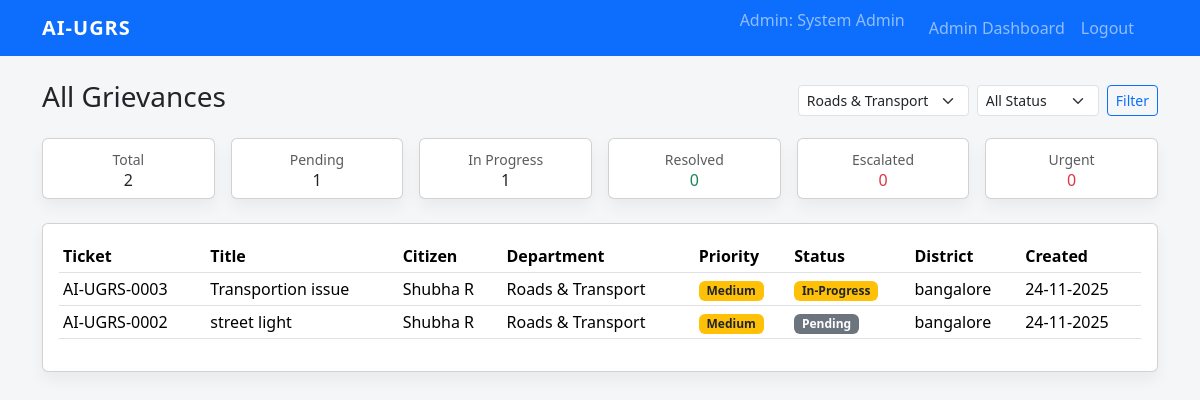
Page /admin/grievances?department_id=2 (signed in) on the committed database.
### app.py (models this page shows, shortened)
class Complaint(db.Model):
    id = db.Column(db.Integer, primary_key=True)  # Ticket ID
    title = db.Column(db.String(200), nullable=False)
    description = db.Column(db.Text, nullable=False)
    address = db.Column(db.String(255))
    district = db.Column(db.String(120))
    ward = db.Column(db.String(120))
    location = db.Column(db.String(120))        # e.g. area / GPS text
    citizen_id = db.Column(db.Integer, db.ForeignKey("citizen.id"))
    department_id = db.Column(db.Integer, db.ForeignKey("department.id"))
    priority = db.Column(db.String(20), default="Medium")  # Low / Medium / Urgent
    status = db.Column(db.String(50), default="Pending")  # Pending / In-Progress / Resolved / Escalated
    created_at = db.Column(db.DateTime, default=datetime.utcnow)
    updated_at = db.Column(db.DateTime, default=datetime.utcnow, onupdate=datetime.utcnow)
    deadline = db.Column(db.DateTime)
    is_escalated = db.Column(db.Boolean, default=False)
    resolution = db.Column(db.Text)
    resolved_at = db.Column(db.DateTime)

class Citizen(db.Model):
    id = db.Column(db.Integer, primary_key=True)
    name = db.Column(db.String(120), nullable=False)
    email = db.Column(db.String(120), unique=True, nullable=False)
    password_hash = db.Column(db.String(255), nullable=False)
    complaints = db.relationship("Complaint", backref="citizen", lazy=True)

class Department(db.Model):
    id = db.Column(db.Integer, primary_key=True)
    name = db.Column(db.String(120), unique=True, nullable=False)
    complaints = db.relationship("Complaint", backref="department", lazy=True)
    officials = db.relationship("Official", backref="department_ref", lazy=True)

### app.py (the view)
@app.route("/admin/grievances")
@login_required_official(role="admin")
def admin_grievances():
    escalate_overdue_complaints()
    dept_id = request.args.get("department_id")
    status_filter = request.args.get("status", "all")
    departments = Department.query.order_by(Department.name).all()
    query = Complaint.query
    if dept_id and dept_id != "all":
        query = query.filter_by(department_id=int(dept_id))
    if status_filter != "all":
        query = query.filter_by(status=status_filter)
    complaints = query.order_by(Complaint.created_at.desc()).all()
    return render_template(
        "admin_grievances.html",
        complaints=complaints,
        departments=departments,
        dept_id=dept_id or "all",
        status_filter=status_filter,
        format_ticket_id=format_ticket_id,
    )

### app.py (called while the page is built)
def login_required_official(role=None):
    from functools import wraps
    def decorator(f):
        @wraps(f)
        def wrapper(*args, **kwargs):
            if not session.get("official_id"):
                flash("Please login as official first.", "warning")
                return redirect(url_for("official_login"))
            if role and session.get("official_role") != role:
                flash("You are not authorized to view that page.", "danger")
                return redirect(url_for("index"))
            return f(*args, **kwargs)
        return wrapper
    return decorator

def escalate_overdue_complaints():
    now = datetime.now(timezone.utc)
    overdue = Complaint.query.filter(
        Complaint.deadline.isnot(None),
        Complaint.deadline < now,
        Complaint.status != "Resolved",
        Complaint.is_escalated == False,
    ).all()
    for c in overdue:
        c.is_escalated = True
        c.status = "Escalated"
    if overdue:
        db.session.commit()

def format_ticket_id(complaint_id: int) -> str:
    return f"AI-UGRS-{complaint_id:04d}"

### templates/admin_grievances.html (shortened to what this page needs)
{% extends "base.html" %}
{% block content %}
<div class="d-flex justify-content-between align-items-center mb-3">
  <h3>All Grievances</h3>
  <form class="row gx-2 gy-1" method="get">
    <div class="col-auto">
      <select name="department_id" class="form-select form-select-sm">
        {% for d in departments %}
          <option value="{{ d.id }}" {{ 'selected' if dept_id|int==d.id else '' }}>{{ d.name }}</option>
        {% endfor %}
      </select>
    </div>
    <div class="col-auto">
      <select name="status" class="form-select form-select-sm">
        <option value="all" {{ 'selected' if status_filter=='all' else '' }}>All Status</option>
      </select>
    </div>
    <div class="col-auto">
      <button class="btn btn-sm btn-outline-primary" type="submit">Filter</button>
    </div>
  </form>
</div>
<div class="row g-3 mb-4">
  <div class="col-md-2">
    <div class="card card-shadow text-center">
      <div class="card-body py-2">
        <small class="text-muted">Total</small>
        <h6 class="mb-0">{{ complaints|length }}</h6>
      </div>
    </div>
  </div>
  <div class="col-md-2">
    <div class="card card-shadow text-center">
      <div class="card-body py-2">
        <small class="text-muted">Pending</small>
        <h6 class="mb-0">{{ complaints|selectattr('status', 'equalto', 'Pending')|list|length }}</h6>
      </div>
    </div>
  </div>
  <div class="col-md-2">
    <div class="card card-shadow text-center">
      <div class="card-body py-2">
        <small class="text-muted">In Progress</small>
        <h6 class="mb-0">{{ complaints|selectattr('status', 'equalto', 'In-Progress')|list|length }}</h6>
      </div>
    </div>
  </div>
  <div class="col-md-2">
    <div class="card card-shadow text-center">
      <div class="card-body py-2">
        <small class="text-muted">Resolved</small>
        <h6 class="mb-0 text-success">{{ complaints|selectattr('status', 'equalto', 'Resolved')|list|length }}</h6>
      </div>
    </div>
  </div>
  <div class="col-md-2">
    <div class="card card-shadow text-center">
      <div class="card-body py-2">
        <small class="text-muted">Escalated</small>
        <h6 class="mb-0 text-danger">{{ complaints|selectattr('status', 'equalto', 'Escalated')|list|length }}</h6>
      </div>
    </div>
  </div>
  <div class="col-md-2">
    <div class="card card-shadow text-center">
      <div class="card-body py-2">
        <small class="text-muted">Urgent</small>
        <h6 class="mb-0 text-danger">{{ complaints|selectattr('priority', 'equalto', 'Urgent')|list|length }}</h6>
      </div>
    </div>
  </div>
</div>
<div class="card card-shadow">
  <div class="card-body">
    {% if complaints %}
      <div class="table-responsive">
        <table class="table table-sm align-middle">
          <thead>
            <tr>
              <th>Ticket</th>
              <th>Title</th>
              <th>Citizen</th>
              <th>Department</th>
              <th>Priority</th>
              <th>Status</th>
              <th>District</th>
              <th>Created</th>
            </tr>
          </thead>
          <tbody>
          {% for c in complaints %}
            <tr>
              <td>{{ format_ticket_id(c.id) }}</td>
              <td>{{ c.title }}</td>
              <td>{{ c.citizen.name if c.citizen else '-' }}</td>
              <td>{{ c.department.name if c.department else '-' }}</td>
              <td>
                <span class="badge
                  {% if c.priority=='Urgent' %}bg-danger
                  {% elif c.priority=='Medium' %}bg-warning text-dark
                  {% else %}bg-secondary{% endif %}">
                  {{ c.priority }}
                </span>
              </td>
              <td>
                <span class="badge bg-{% if c.status=='Resolved' %}success{% elif c.status=='Escalated' %}danger{% elif c.status=='In-Progress' %}warning text-dark{% else %}secondary{% endif %}">
                  {{ c.status }}
                </span>
              </td>
              <td>{{ c.district or '-' }}</td>
              <td>{{ c.created_at.strftime('%d-%m-%Y') }}</td>
            </tr>
          {% endfor %}
          </tbody>
        </table>
      </div>
    {% else %}
      <p class="mb-0">No complaints found.</p>
    {% endif %}
  </div>
</div>
{% endblock %}

### templates/base.html (style rules this page uses)
body { background-color: #f4f6f8; }
.card-shadow { box-shadow: 0 0.5rem 1rem rgba(0,0,0,.05); }

### rows in the picture
Complaint: id "AI-UGRS-0003", title "Transportion issue", citizen "Shubha R", department "Roads & Transport", priority "Medium", status "In-Progress", district "bangalore", created_at "24-11-2025"
Complaint: id "AI-UGRS-0002", title "street light", citizen "Shubha R", department "Roads & Transport", priority "Medium", status "Pending", district "bangalore", created_at "24-11-2025"

### other values in the picture
{{ session.get('official_role')|capitalize }} "Admin"
{{ session.get('official_name') }} "System Admin"
{{ complaints|length }} "2"
{{ complaints|selectattr('status', 'equalto', 'Pending')|list|length }} "1"
{{ complaints|selectattr('status', 'equalto', 'In-Progress')|list|length }} "1"
{{ complaints|selectattr('status', 'equalto', 'Resolved')|list|length }} "0"
{{ complaints|selectattr('status', 'equalto', 'Escalated')|list|length }} "0"
{{ complaints|selectattr('priority', 'equalto', 'Urgent')|list|length }} "0"
form field department_id "Roads & Transport"
